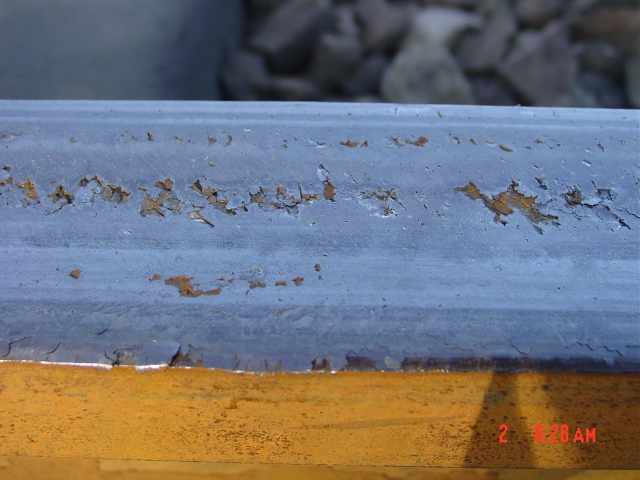
#> input picture DSC04371.JPG, 1280 x 960 px (shown at 1/2 size)
$ python main11.py
#> lines starting #> are read from the running program, lines starting #| are printed output that depends on the picture; after the words box and inside, x2 and y2 are one past the last pixel; in counts of white or black regions, pixels touching at a corner belong together
import cv2
import numpy as np
import time
import matplotlib.pyplot as plt

start_time = time.time()

# Read the input image
image = cv2.imread('DSC04371.JPG')
#> image is the input picture: shape (960, 1280, 3); mean B, G, R 119.7, 113.7, 112.9

# Convert the image to grayscale
gray = cv2.cvtColor(image, cv2.COLOR_BGR2GRAY)
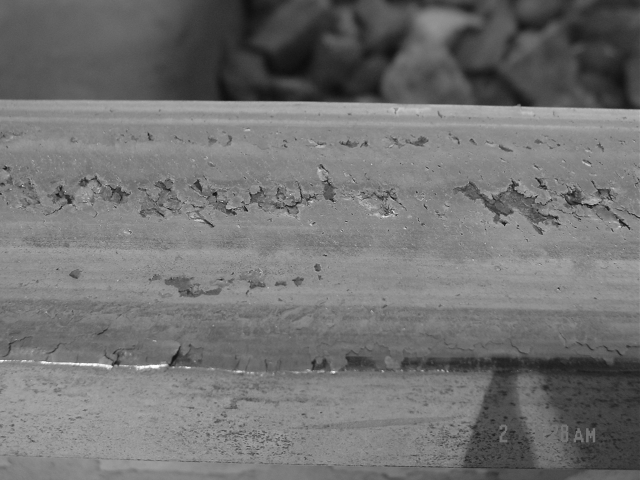
#> gray: shape (960, 1280) (shown at 1/2 size); min 5, max 255, mean 114.1

start_point1 = (0, 199)
end_point1 = (1280, 217)

start_point2 = (0, 720)
end_point2 = (1280, 744)

mask = np.zeros_like(gray)
cv2.fillPoly(mask, [np.array([start_point1, end_point1, end_point2, start_point2], dtype=np.int32)], 255)
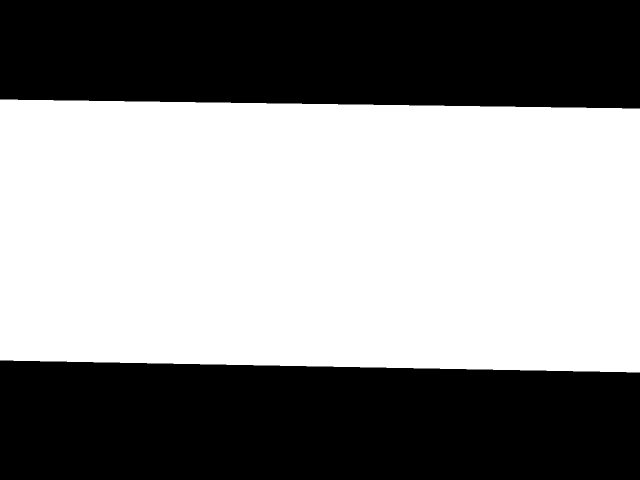
#> mask: shape (960, 1280) (shown at 1/2 size); 54.7% white; 2 black regions, box (x1, y1, x2, y2) and area: (0, 721, 1280, 960) 290560, (0, 0, 1280, 217) 266240

defected_area = cv2.bitwise_and(gray, mask)
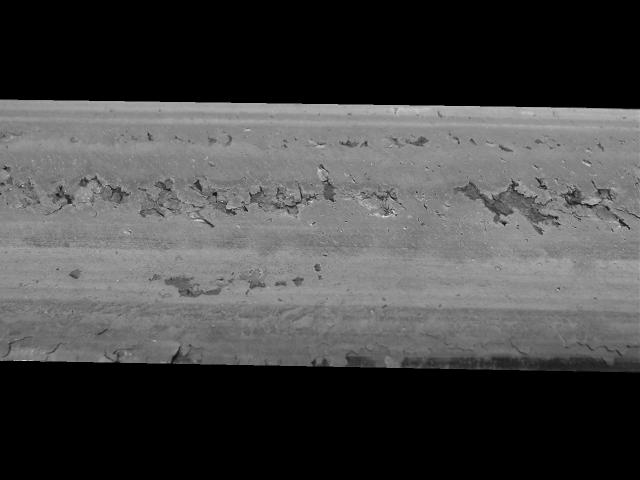
#> defected_area: shape (960, 1280) (shown at 1/2 size); min 0, max 254, mean 70.6

orb = cv2.ORB_create()

kp = orb.detect(defected_area,None)
#> kp = 500 keypoints; strongest (x, y, size): (784, 421, 31), (784, 424, 31), (787, 423, 31), (1009, 450, 31)

kp, des = orb.compute(defected_area, kp)

img2 = cv2.drawKeypoints(defected_area, kp, None, color=(0,255,0), flags=0)
plt.imshow(img2), plt.show()
print(kp)
#> (printed output is left out)


# cv2.imwrite('detected_lines.jpg', defected_area)
end_time = time.time()
#
# # Calculate processing time per frame
processing_time = end_time - start_time
#
# # Calculate FPS
# #fps = 1 / processing_time
#
print("Processing Time: {:.4f} seconds".format(processing_time))
# #print("FPS: {:.2f}".format(fps))

$ run again, with DSC03044.JPG copied over DSC04371.JPG
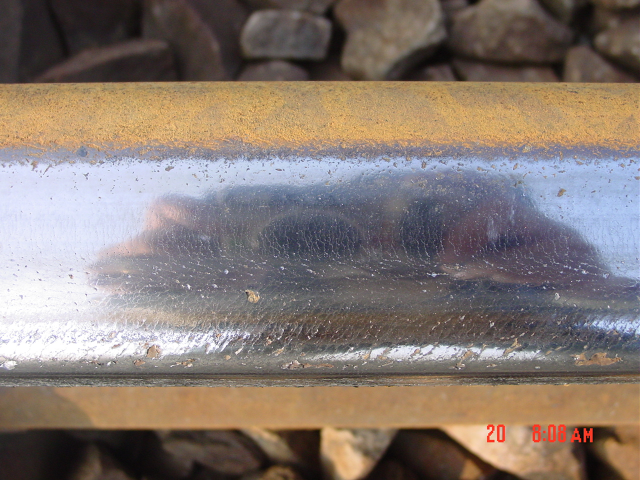
#> input picture DSC03044.JPG, 1280 x 960 px (shown at 1/2 size)
#> image is the input picture: shape (960, 1280, 3); mean B, G, R 113.6, 120.9, 133.7
#> `gray = cv2.cvtColor(image, cv2.COLOR_BGR2GRAY)`:
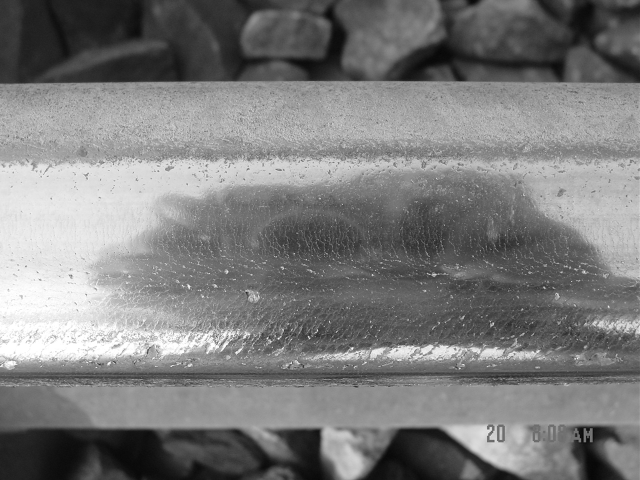
#> gray: shape (960, 1280) (shown at 1/2 size); min 3, max 255, mean 123.9
#> mask: shape (960, 1280); 54.7% white; 2 black regions, box (x1, y1, x2, y2) and area: (0, 721, 1280, 960) 290560, (0, 0, 1280, 217) 266240
#> `defected_area = cv2.bitwise_and(gray, mask)`:
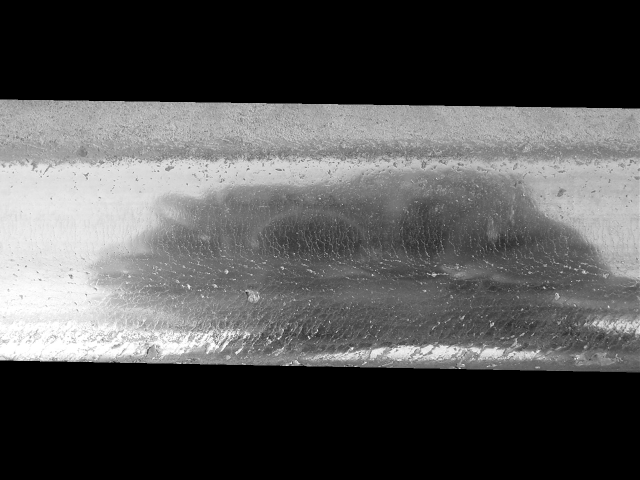
#> defected_area: shape (960, 1280) (shown at 1/2 size); min 0, max 255, mean 81.9
#> kp = 500 keypoints; strongest (x, y, size): (919, 736, 31), (618, 676, 31), (635, 661, 31), (556, 676, 31)
#> (printed output is left out)

$ run again, with 01_WheelBurn_Test_jpg.rf.44f39db113a48fecc4091571b17a198d.jpg copied over DSC04371.JPG
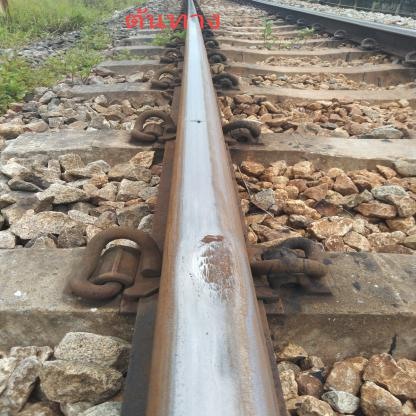
#> input picture 01_WheelBurn_Test_jpg.rf.44f39db113a48fecc4091571b17a198d.jpg, 416 x 416 px
#> image is the input picture: shape (416, 416, 3); mean B, G, R 121.1, 135.9, 147.3
#> `cv2.fillPoly(mask, [np.array([start_point1, end_point1, end_point2, st..`:
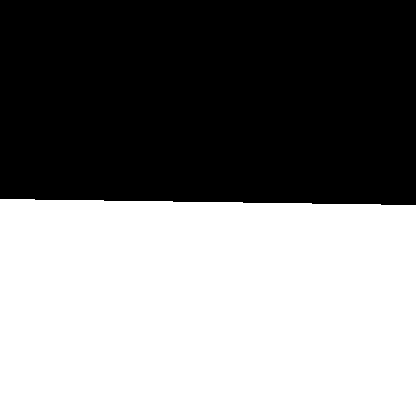
#> mask: shape (416, 416); 51.4% white; 1 black region, box (x1, y1, x2, y2) and area: (0, 0, 416, 205) 84032
#> kp = 500 keypoints; strongest (x, y, size): (50, 356, 44.6), (48, 359, 37.2), (47, 359, 31), (371, 232, 31)
#> `img2 = cv2.drawKeypoints(defected_area, kp, None, color=(0,255,0), fla..`:
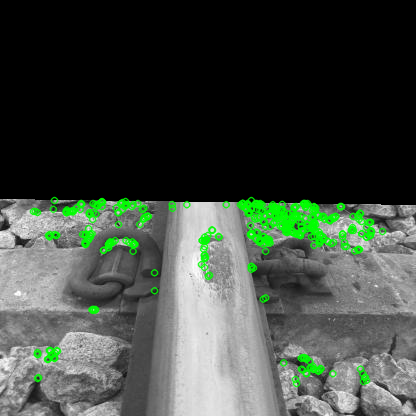
#> img2: shape (416, 416, 3); mean of channels 0, 1, 2 64.2, 72.9, 64.2; drawn as B, G, R
#> (printed output is left out)

$ run again, with 030_Spalling_Train_jpg.rf.4e51a626f52cf19dbb6af41754a1e5ea.jpg copied over DSC04371.JPG
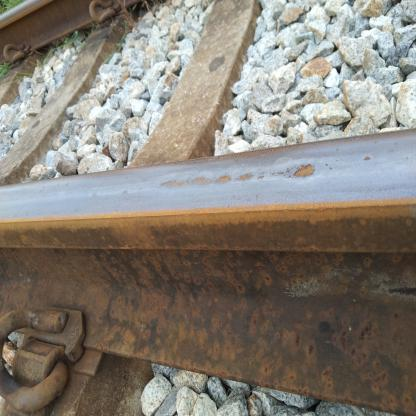
#> input picture 030_Spalling_Train_jpg.rf.4e51a626f52cf19dbb6af41754a1e5ea.jpg, 416 x 416 px
#> image is the input picture: shape (416, 416, 3); mean B, G, R 118.2, 127.5, 134
#> `cv2.fillPoly(mask, [np.array([start_point1, end_point1, end_point2, st..`:
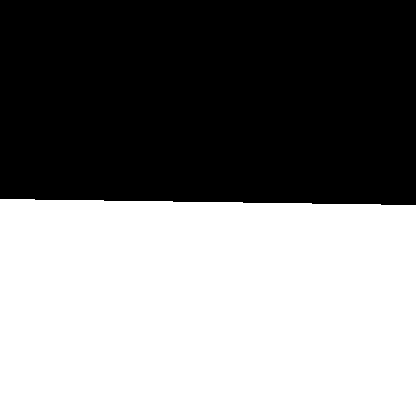
#> mask: shape (416, 416); 51.4% white; 1 black region, box (x1, y1, x2, y2) and area: (0, 0, 416, 205) 84032
#> kp = 228 keypoints; strongest (x, y, size): (168, 377, 31), (210, 381, 31), (169, 380, 31), (153, 376, 31)
#> `img2 = cv2.drawKeypoints(defected_area, kp, None, color=(0,255,0), fla..`:
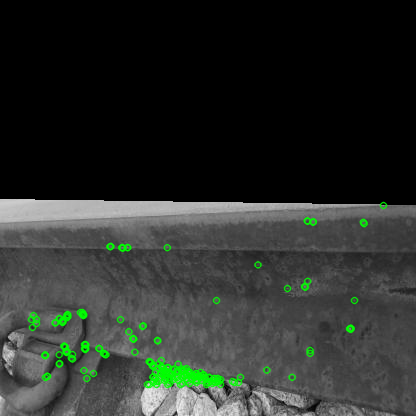
#> img2: shape (416, 416, 3); mean of channels 0, 1, 2 43.2, 47.4, 43.2; drawn as B, G, R
#> (printed output is left out)
